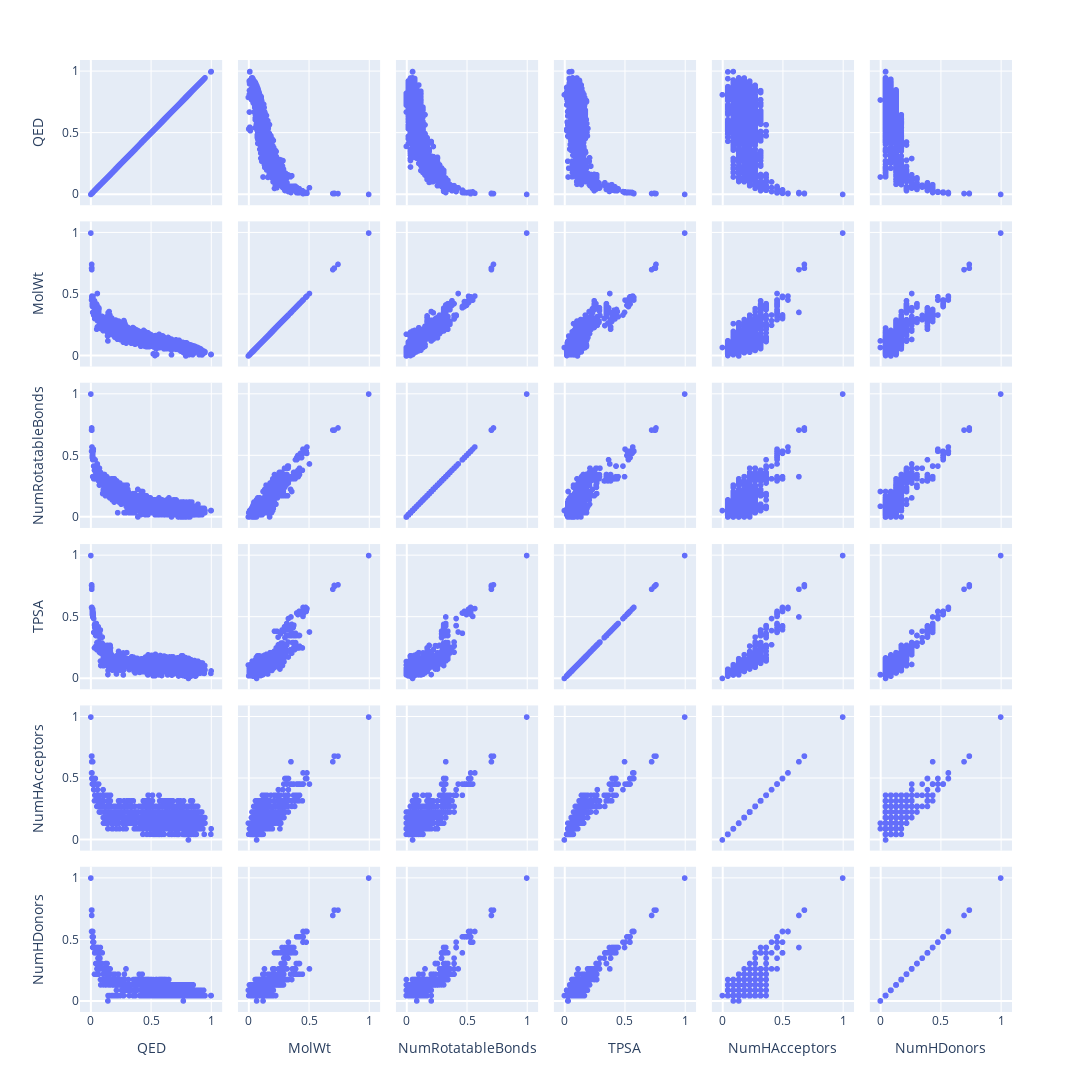

Source (notebook cell):
### Code cell
fig = px.scatter_matrix(BACE.drop(BACE.columns[[6]], axis=1),
width=1200, height=1600)
fig.show()

### Figure 1 — Plotly figure (JSON) as saved in the notebook; plotly's stock layout.template omitted (floating-point values rounded to 4 significant figures; data arrays with more than 128 entries replaced by an {"elided": "..."} marker saying what was removed)
{"data": [{"dimensions": [{"axis": {"matches": true}, "label": "QED", "values": {"elided": "2366 float values"}}, {"axis": {"matches": true}, "label": "MolWt", "values": {"elided": "2366 float values"}}, {"axis": {"matches": true}, "label": "NumRotatableBonds", "values": {"elided": "2366 float values"}}, {"axis": {"matches": true}, "label": "TPSA", "values": {"elided": "2366 float values"}}, {"axis": {"matches": true}, "label": "NumHAcceptors", "values": {"elided": "2366 float values"}}, {"axis": {"matches": true}, "label": "NumHDonors", "values": {"elided": "2366 float values"}}], "hovertemplate": "%{xaxis.title.text}=%{x}<br>%{yaxis.title.text}=%{y}<extra></extra>", "legendgroup": "", "marker": {"color": "#636efa", "symbol": "circle"}, "name": "", "showlegend": false, "type": "splom"}], "layout": {"dragmode": "select", "height": 1600, "legend": {"tracegroupgap": 0}, "margin": {"t": 60}, "width": 1200}}
